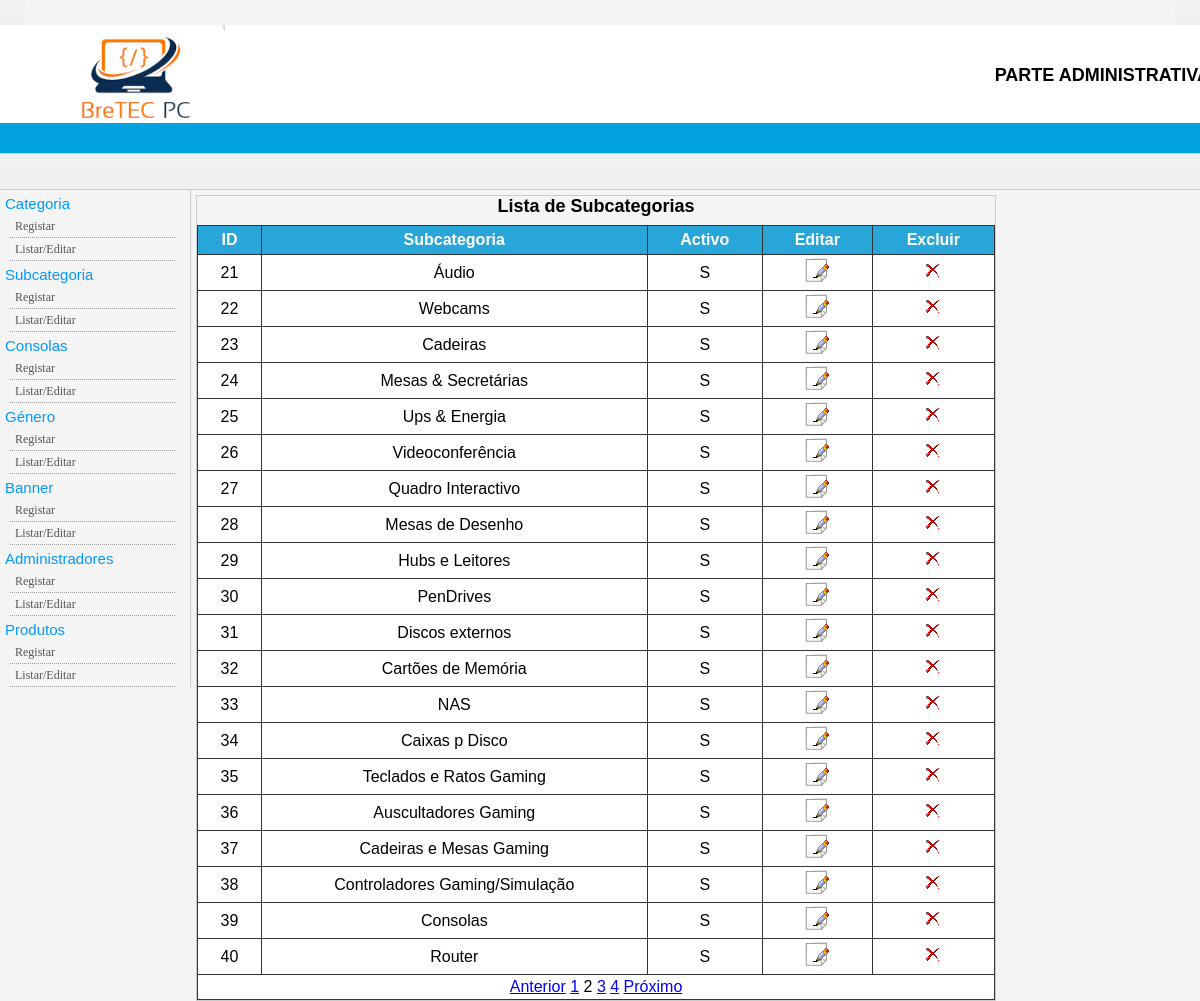
The app's page /admin/index.php?link=4&pg=2 with its own data.
### tables this page shows
CREATE TABLE `subcategorias` (
  `id_subcategorias` int(11) NOT NULL,
  `subcategoria` varchar(100) NOT NULL,
  `ordem_subcategoria` int(11) NOT NULL,
  `activo_subcategoria` varchar(45) NOT NULL DEFAULT 'S'
);

### admin/classes/conexaoMySQL.php (called while the page is built, shortened)
<?php
	class conexaoMySQL
	{
		protected $conexao;
		function conectar()
		{
	     	$this->conexao = mysqli_connect('localhost', 'root', '', 'lojabre');
		}
		function executarSQL($sql)
		{
			$this->qry = mysqli_query($this->conexao, $sql);
			return $this->qry;
		}
		function listar($qr)
		{
			$this->dados= mysqli_fetch_assoc($qr);
			return $this->dados;
		}
	}
?>

### admin/classes/Lista.php (the view, shortened to what this page needs)
<?php
	include_once("Paginacao.php");
	class Lista extends Paginacao{
		public function listaSubcategoria(){
			self::iniciaPaginacao();
			while ($linha = self::results()){
				echo "
				<tr>
				<td> $linha[id_subcategorias] </td>
				<td> $linha[subcategoria] </td>
				<td> $linha[activo_subcategoria] </td>
				<td> <a href='index.php?link=5&acao=Alterar&id=$linha[id_subcategorias]'> <img src='imagens/alterar.gif' border='0' /></a> </td>
				<td> <a href='index.php?link=5&acao=Excluir&id=$linha[id_subcategorias]'> <img src='imagens/excluir.gif' border='0' /></a> </td>
				</tr>
				";
			}
		}
	}
?>

### admin/estilos.css (style rules this page uses)
* { margin: 0; padding: 0; box-sizing: border-box; font-family: Verdana, Geneva, Tahoma, sans-serif; }
body { font-family: 'Trebuchet MS', 'Lucida Sans Unicode', 'Lucida Grande', 'Lucida Sans', Arial, sans-serif; font-size: 12px; background: #f4f4f4; }
table tbody tr td { padding: 3px; }

### records on screen
subcategorias: id_subcategorias "21", subcategoria "Áudio", activo_subcategoria "S"
subcategorias: id_subcategorias "22", subcategoria "Webcams", activo_subcategoria "S"
subcategorias: id_subcategorias "23", subcategoria "Cadeiras", activo_subcategoria "S"
subcategorias: id_subcategorias "24", subcategoria "Mesas & Secretárias", activo_subcategoria "S"
subcategorias: id_subcategorias "25", subcategoria "Ups & Energia", activo_subcategoria "S"
subcategorias: id_subcategorias "26", subcategoria "Videoconferência", activo_subcategoria "S"
subcategorias: id_subcategorias "27", subcategoria "Quadro Interactivo", activo_subcategoria "S"
subcategorias: id_subcategorias "28", subcategoria "Mesas de Desenho", activo_subcategoria "S"
subcategorias: id_subcategorias "29", subcategoria "Hubs e Leitores", activo_subcategoria "S"
subcategorias: id_subcategorias "30", subcategoria "PenDrives", activo_subcategoria "S"
subcategorias: id_subcategorias "31", subcategoria "Discos externos", activo_subcategoria "S"
subcategorias: id_subcategorias "32", subcategoria "Cartões de Memória", activo_subcategoria "S"
subcategorias: id_subcategorias "33", subcategoria "NAS", activo_subcategoria "S"
subcategorias: id_subcategorias "34", subcategoria "Caixas p Disco", activo_subcategoria "S"
subcategorias: id_subcategorias "35", subcategoria "Teclados e Ratos Gaming", activo_subcategoria "S"
subcategorias: id_subcategorias "36", subcategoria "Auscultadores Gaming", activo_subcategoria "S"
subcategorias: id_subcategorias "37", subcategoria "Cadeiras e Mesas Gaming", activo_subcategoria "S"
subcategorias: id_subcategorias "38", subcategoria "Controladores Gaming/Simulação", activo_subcategoria "S"
subcategorias: id_subcategorias "39", subcategoria "Consolas", activo_subcategoria "S"
subcategorias: id_subcategorias "40", subcategoria "Router", activo_subcategoria "S"
